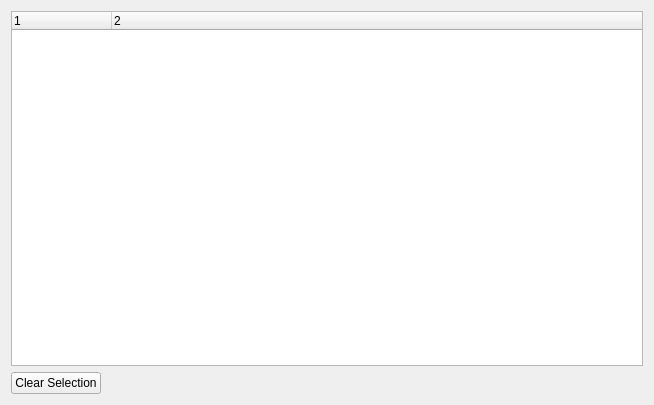
<?xml version="1.0" encoding="UTF-8"?>
<ui version="4.0">
 <class>DataSelectionScreen</class>
 <widget class="QWidget" name="DataSelectionScreen">
  <property name="geometry">
   <rect>
    <x>0</x>
    <y>0</y>
    <width>654</width>
    <height>405</height>
   </rect>
  </property>
  <property name="windowTitle">
   <string>Form</string>
  </property>
  <layout class="QVBoxLayout" name="verticalLayout">
   <item>
    <widget class="QTreeWidget" name="treeWidget">
     <property name="columnCount">
      <number>2</number>
     </property>
     <column>
      <property name="text">
       <string notr="true">1</string>
      </property>
     </column>
     <column>
      <property name="text">
       <string notr="true">2</string>
      </property>
     </column>
    </widget>
   </item>
   <item>
    <layout class="QHBoxLayout" name="horizontalLayout">
     <item>
      <widget class="QPushButton" name="clearPushButton">
       <property name="text">
        <string>Clear Selection</string>
       </property>
      </widget>
     </item>
     <item>
      <spacer name="horizontalSpacer">
       <property name="orientation">
        <enum>Qt::Horizontal</enum>
       </property>
       <property name="sizeHint" stdset="0">
        <size>
         <width>40</width>
         <height>20</height>
        </size>
       </property>
      </spacer>
     </item>
    </layout>
   </item>
  </layout>
 </widget>
 <resources/>
 <connections/>
</ui>
